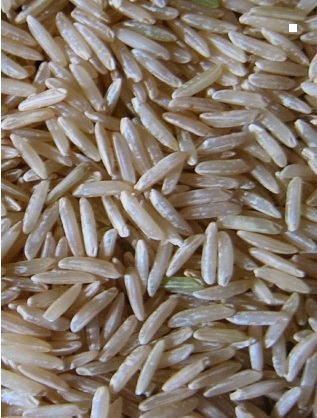
%> input picture dd.jpg, 317 x 418 px
$ octave testing5.m   (GNU Octave 9; MATLAB toolbox functions it lacks are replaced by stand-ins)
%> lines starting %> are read from the running program, lines starting %| are printed output that depends on the picture; in (x1, y1, x2, y2) boxes, pixels count from 0 and x2, y2 are one past the last pixel; in counts of white or black regions, pixels touching at a corner belong together; the program's own positions count from 1
RGB = imread('dd.jpg');
%> RGB is the input picture: size 418x317x3 uint8; mean R, G, B 133, 119.9, 106.9
imshow(RGB)

I = rgb2gray(RGB)
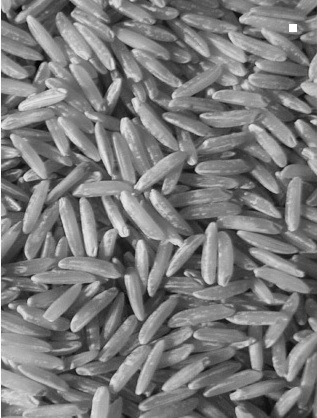
%> I: size 418x317 uint8; min 2, max 255, mean 122.3
figure, imshow(I)

BW = im2bw(I, 0.4)
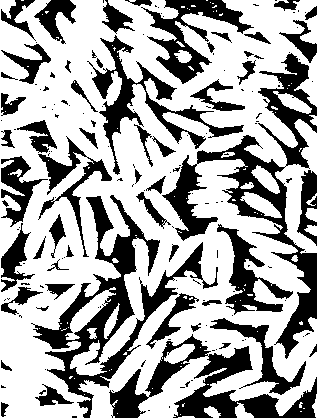
%> BW: size 418x317 logical; 65.3% white; 166 black regions (111 under 20 px), largest, box (x1, y1, x2, y2) and area: (162, 53, 317, 359) 8731, (31, 195, 218, 418) 7990, (109, 334, 317, 418) 5666
figure, imshow(BW)

B = medfilt2(BW)
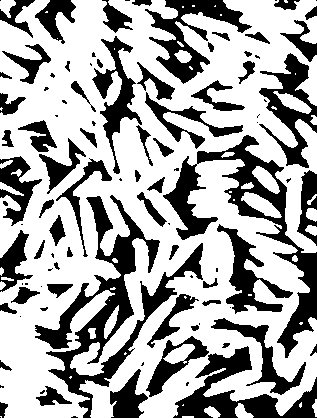
%> B: size 418x317 logical; 65.5% white; 100 black regions (37 under 20 px), largest, box (x1, y1, x2, y2) and area: (35, 195, 203, 418) 7894, (163, 135, 317, 358) 6309, (173, 346, 317, 418) 3621
figure, imshow(B)

BW2 = edge(B,'canny');
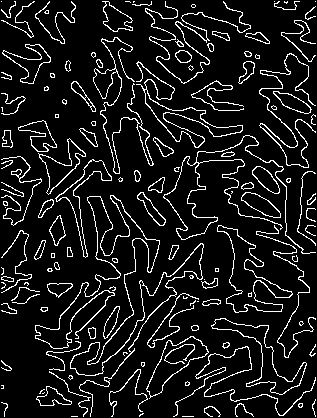
%> BW2: size 418x317 logical; 10% white in thin lines or dots
figure, imshow(BW2)

BW1 = edge(B,'sobel');
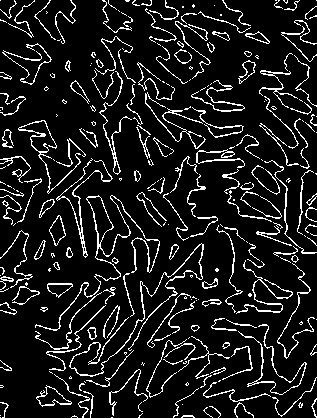
%> BW1: size 418x317 logical; 10.8% white in thin lines or dots
figure, imshow(BW1)
hold on
s = regionprops(BW2,'Area');
%> s = 137 regions; largest, Area: 1803, 840, 651, 612, 599
disp(s)
%|   137x1 struct array containing the fields:
%|     Area
hold on
s2 = regionprops(BW2, 'BoundingBox' );
%> s2 = 137 regions; largest, box (x1, y1, x2, y2): (35, 195, 204, 417), (163, 135, 316, 254), (173, 346, 316, 417), (136, 61, 243, 148), (145, 1, 251, 84)
hold on
imhist(BW1)
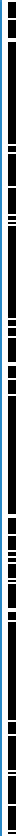
%> figure redrawn from the program's plot data

$ run again, with brown_rice.jpg copied over dd.jpg
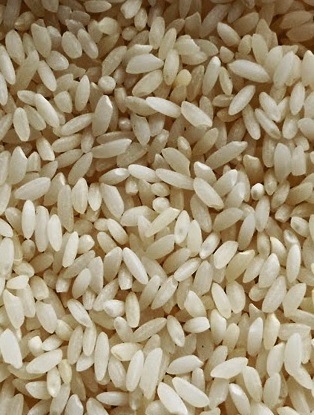
%> input picture brown_rice.jpg, 314 x 415 px
%> RGB is the input picture: size 415x314x3 uint8; mean R, G, B 160.6, 144.8, 113.8
%> `BW = im2bw(I, 0.4)`:
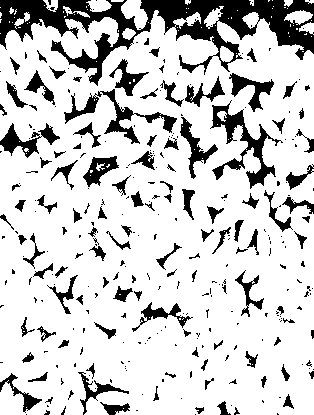
%> BW: size 415x314 logical; 80.6% white; 312 black regions (202 under 20 px), largest, box (x1, y1, x2, y2) and area: (0, 0, 314, 86) 9294, (210, 100, 283, 189) 1626, (64, 89, 177, 144) 1228
%> B: size 415x314 logical; 81.3% white; 209 black regions (95 under 20 px), largest, box (x1, y1, x2, y2) and area: (0, 0, 314, 85) 9231, (212, 104, 279, 188) 1370, (180, 116, 218, 178) 608
%> BW2: size 415x314 logical; 7.1% white in thin lines or dots
%> BW1: size 415x314 logical; 7.8% white in thin lines or dots
%> s = 196 regions; largest, Area: 750, 439, 350, 340, 202
%|   196x1 struct array containing the fields:
%|     Area
%> s2 = 196 regions; largest, box (x1, y1, x2, y2): (39, 10, 242, 85), (204, 5, 313, 59), (212, 105, 279, 188), (64, 90, 139, 144), (180, 116, 218, 178)
%> `imhist(BW1)`:
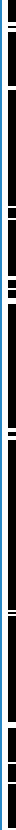
%> figure redrawn from the program's plot data
